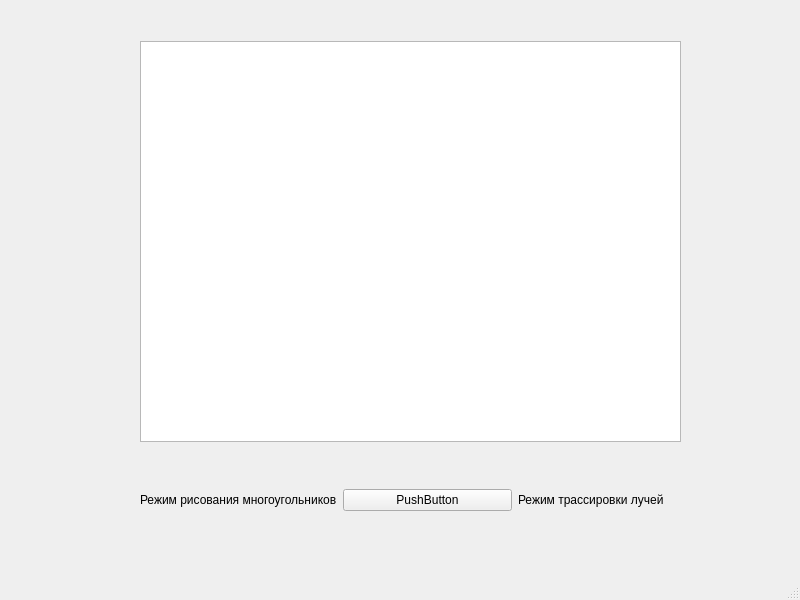
<?xml version="1.0" encoding="UTF-8"?>
<ui version="4.0">
 <class>MainWindow</class>
 <widget class="QMainWindow" name="MainWindow">
  <property name="geometry">
   <rect>
    <x>0</x>
    <y>0</y>
    <width>800</width>
    <height>600</height>
   </rect>
  </property>
  <property name="sizePolicy">
   <sizepolicy hsizetype="Fixed" vsizetype="Fixed">
    <horstretch>0</horstretch>
    <verstretch>0</verstretch>
   </sizepolicy>
  </property>
  <property name="windowTitle">
   <string>MainWindow</string>
  </property>
  <widget class="QWidget" name="centralwidget">
   <widget class="QWidget" name="horizontalLayoutWidget">
    <property name="geometry">
     <rect>
      <x>140</x>
      <y>460</y>
      <width>547</width>
      <height>80</height>
     </rect>
    </property>
    <layout class="QHBoxLayout" name="horizontalLayout">
     <item>
      <widget class="QLabel" name="label">
       <property name="text">
        <string>Режим рисования многоугольников</string>
       </property>
      </widget>
     </item>
     <item>
      <widget class="Switch" name="pushButton">
       <property name="text">
        <string>PushButton</string>
       </property>
      </widget>
     </item>
     <item>
      <widget class="QLabel" name="label_2">
       <property name="text">
        <string>Режим трассировки лучей</string>
       </property>
      </widget>
     </item>
    </layout>
   </widget>
   <widget class="GraphicsView" name="graphicsView">
    <property name="geometry">
     <rect>
      <x>140</x>
      <y>41</y>
      <width>541</width>
      <height>401</height>
     </rect>
    </property>
   </widget>
  </widget>
  <widget class="QMenuBar" name="menubar">
   <property name="geometry">
    <rect>
     <x>0</x>
     <y>0</y>
     <width>800</width>
     <height>21</height>
    </rect>
   </property>
  </widget>
  <widget class="QStatusBar" name="statusbar"/>
 </widget>
 <customwidgets>
  <customwidget>
   <class>Switch</class>
   <extends>QPushButton</extends>
   <header location="global">switch.h</header>
  </customwidget>
  <customwidget>
   <class>GraphicsView</class>
   <extends>QGraphicsView</extends>
   <header location="global">graphicview.h</header>
  </customwidget>
 </customwidgets>
 <resources/>
 <connections/>
</ui>
